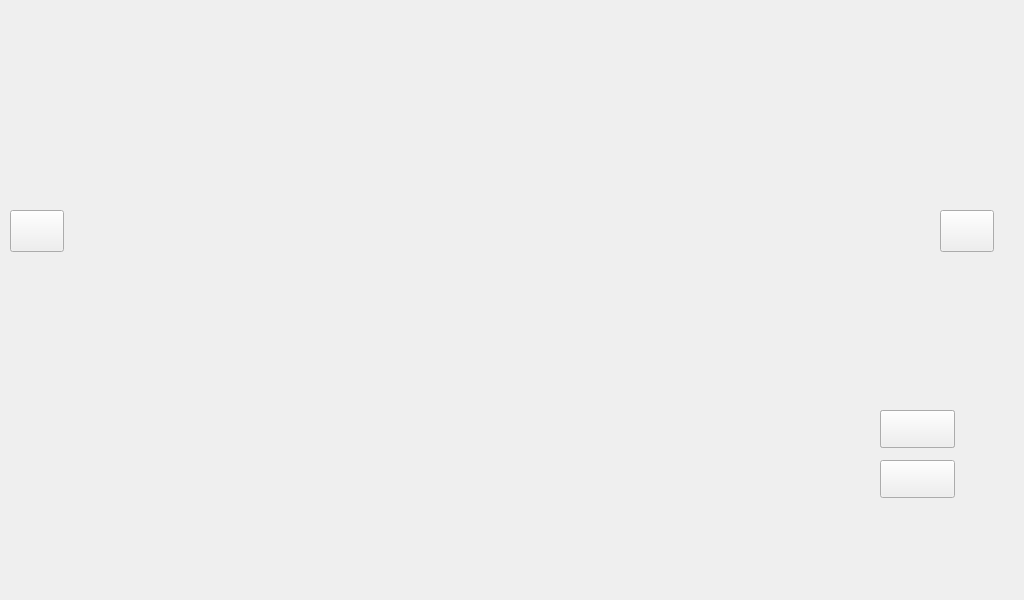
<?xml version="1.0" encoding="UTF-8"?>
<ui version="4.0">
 <class>ppt</class>
 <widget class="QWidget" name="ppt">
  <property name="geometry">
   <rect>
    <x>0</x>
    <y>0</y>
    <width>1024</width>
    <height>600</height>
   </rect>
  </property>
  <property name="font">
   <font>
    <pointsize>12</pointsize>
   </font>
  </property>
  <property name="windowTitle">
   <string>Form</string>
  </property>
  <widget class="QPushButton" name="upButton">
   <property name="geometry">
    <rect>
     <x>10</x>
     <y>210</y>
     <width>54</width>
     <height>42</height>
    </rect>
   </property>
   <property name="text">
    <string/>
   </property>
   <property name="iconSize">
    <size>
     <width>54</width>
     <height>42</height>
    </size>
   </property>
  </widget>
  <widget class="QPushButton" name="downButton">
   <property name="geometry">
    <rect>
     <x>940</x>
     <y>210</y>
     <width>54</width>
     <height>42</height>
    </rect>
   </property>
   <property name="text">
    <string/>
   </property>
   <property name="iconSize">
    <size>
     <width>54</width>
     <height>42</height>
    </size>
   </property>
  </widget>
  <widget class="QWidget" name="buttonBox" native="true">
   <property name="geometry">
    <rect>
     <x>860</x>
     <y>390</y>
     <width>121</width>
     <height>131</height>
    </rect>
   </property>
   <widget class="QPushButton" name="pauseButton">
    <property name="geometry">
     <rect>
      <x>20</x>
      <y>20</y>
      <width>75</width>
      <height>38</height>
     </rect>
    </property>
    <property name="text">
     <string/>
    </property>
    <property name="iconSize">
     <size>
      <width>75</width>
      <height>38</height>
     </size>
    </property>
   </widget>
   <widget class="QPushButton" name="exitButton">
    <property name="geometry">
     <rect>
      <x>20</x>
      <y>70</y>
      <width>75</width>
      <height>38</height>
     </rect>
    </property>
    <property name="text">
     <string/>
    </property>
    <property name="iconSize">
     <size>
      <width>75</width>
      <height>38</height>
     </size>
    </property>
   </widget>
   <widget class="QPushButton" name="autoPlay">
    <property name="geometry">
     <rect>
      <x>20</x>
      <y>20</y>
      <width>75</width>
      <height>38</height>
     </rect>
    </property>
    <property name="text">
     <string/>
    </property>
    <property name="iconSize">
     <size>
      <width>75</width>
      <height>38</height>
     </size>
    </property>
   </widget>
  </widget>
 </widget>
 <resources/>
 <connections/>
</ui>
